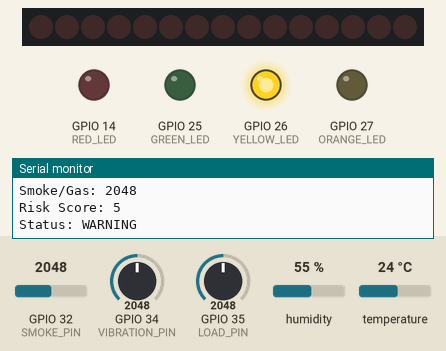
The sketch below on a simulated ESP32. On the bench: 15 shift-register outputs drawn as a row of LEDs (first output left, lit = HIGH), output pins drawn as LEDs (lit = HIGH), the last lines printed to the serial monitor. Wiring (from diagram.json): row of LEDs: on Q0, Q1, Q2, Q3, Q4, Q6, Q7, Q8, Q9, Q10, Q12, Q13, Q14, Q15, Q16. The test bench sets the inputs (shaded band); at power-on: temperature 24 °C, GPIO 34 (VIBRATION_PIN) = 2048, GPIO 32 (SMOKE_PIN) = 2048, GPIO 35 (LOAD_PIN) = 2048, humidity 55 %.

Above: at 2.8 s.
2.9 s: temperature set to 39.2 °C
5.6 s: temperature set to 40.4 °C
At 7.1 s:
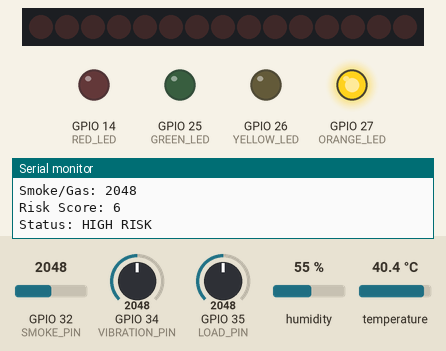
8.3 s: GPIO 34 (VIBRATION_PIN) set to 3468
11.2 s: GPIO 34 (VIBRATION_PIN) set to 3538
At 12.9 s:
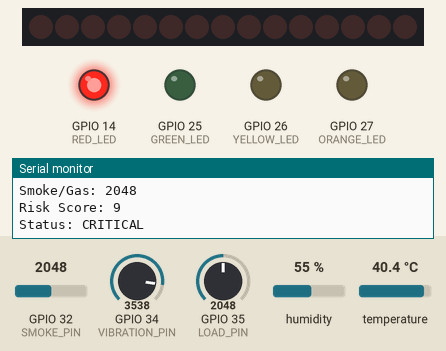
13.9 s: GPIO 34 (VIBRATION_PIN) set to 3460
At 14.8 s:
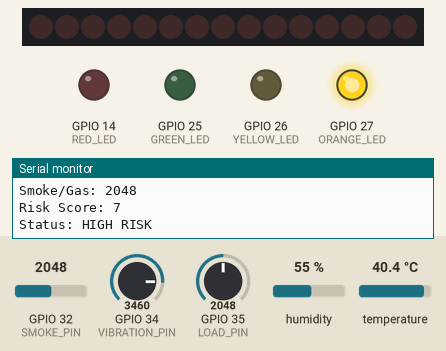
16.6 s: GPIO 34 (VIBRATION_PIN) set to 3540
At 18.7 s:
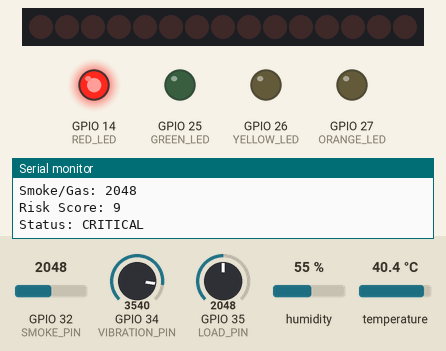
Timing chart, 0 to 20.2 s (numbered marks = the images above; inputs shaded):
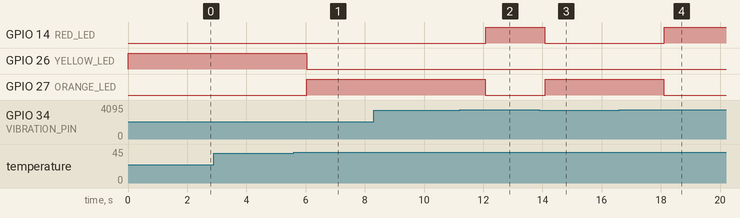

The sketch:

sketch.ino
```cpp
#include "DHT.h"

#define DHT_PIN 15
#define DHT_TYPE DHT22

#define VIBRATION_PIN 34
#define LOAD_PIN 35
#define SMOKE_PIN 32

#define RED_LED 14
#define ORANGE_LED 27
#define YELLOW_LED 26
#define GREEN_LED 25

DHT dht(DHT_PIN, DHT_TYPE);

void setup() {
  Serial.begin(115200);
  dht.begin();

  pinMode(RED_LED, OUTPUT);
  pinMode(ORANGE_LED, OUTPUT);
  pinMode(YELLOW_LED, OUTPUT);
  pinMode(GREEN_LED, OUTPUT);
}

void loop() {

  float temperature = dht.readTemperature();
  int vibration = analogRead(VIBRATION_PIN);
  int load = analogRead(LOAD_PIN);
  int smoke = analogRead(SMOKE_PIN);

  int riskScore = 0;

  // Turn all LEDs off
  digitalWrite(RED_LED, LOW);
  digitalWrite(ORANGE_LED, LOW);
  digitalWrite(YELLOW_LED, LOW);
  digitalWrite(GREEN_LED, LOW);

  // -------------------------
  // TEMPERATURE
  // -------------------------

  if (temperature >= 70) {
    riskScore += 5;
  }
  else if (temperature >= 55) {
    riskScore += 2;
  }
  else if (temperature >= 40) {
    riskScore += 1;
  }

  // -------------------------
  // VIBRATION
  // -------------------------

  if (vibration >= 3500) {
    riskScore += 4;
  }
  else if (vibration >= 2500) {
    riskScore += 2;
  }
  else if (vibration >= 1500) {
    riskScore += 1;
  }

  // -------------------------
  // LOAD
  // -------------------------

  if (load >= 3500) {
    riskScore += 4;
  }
  else if (load >= 2500) {
    riskScore += 2;
  }
  else if (load >= 1500) {
    riskScore += 1;
  }

  // -------------------------
  // SMOKE / GAS
  // -------------------------

  if (smoke >= 3000) {
    riskScore += 5;
  }
  else if (smoke >= 2000) {
    riskScore += 3;
  }
  else if (smoke >= 1000) {
    riskScore += 1;
  }

  // -------------------------
  // DISPLAY READINGS
  // -------------------------

  Serial.println("-------------------------");

  Serial.print("Temperature: ");
  Serial.print(temperature);
  Serial.println(" C");

  Serial.print("Vibration: ");
  Serial.println(vibration);

  Serial.print("Load: ");
  Serial.println(load);

  Serial.print("Smoke/Gas: ");
  Serial.println(smoke);

  Serial.print("Risk Score: ");
  Serial.println(riskScore);

  Serial.print("Status: ");

  // -------------------------
  // FINAL RISK LEVEL
  // -------------------------

  if (riskScore >= 9) {

    digitalWrite(RED_LED, HIGH);
    Serial.println("CRITICAL");

  }
  else if (riskScore >= 6) {

    digitalWrite(ORANGE_LED, HIGH);
    Serial.println("HIGH RISK");

  }
  else if (riskScore >= 3) {

    digitalWrite(YELLOW_LED, HIGH);
    Serial.println("WARNING");

  }
  else {

    digitalWrite(GREEN_LED, HIGH);
    Serial.println("NORMAL");
  }

  delay(2000);
}
```

Measured:
- the behaviour switches between 39.9 and 40 °C on temperature (found by bisection; images 0 and 1)
- the behaviour switches between 3499 and 3500 on GPIO 34 (VIBRATION_PIN) (found by bisection; images 1 and 2)
- after the input at 5.6 s, GPIO 26 (YELLOW_LED): HIGH → LOW after 0.44 s; GPIO 27 (ORANGE_LED): LOW → HIGH after 0.44 s
- after the input at 11.2 s, GPIO 14 (RED_LED): LOW → HIGH after 0.88 s; GPIO 27 (ORANGE_LED): HIGH → LOW after 0.87 s
- after the input at 13.9 s, GPIO 14 (RED_LED): HIGH → LOW after 0.18 s; GPIO 27 (ORANGE_LED): LOW → HIGH after 0.19 s
- after the input at 16.6 s, GPIO 14 (RED_LED): LOW → HIGH after 1.5 s; GPIO 27 (ORANGE_LED): HIGH → LOW after 1.5 s
